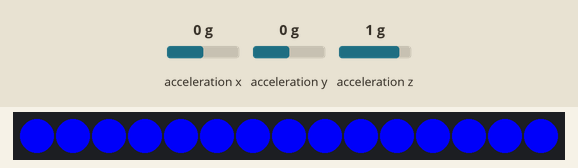
Simulated run of this sketch. Board: ESP32. Parts: 15 RGB LEDs in strip order, left to right. Inputs (shaded band) come from the test bench; at power-on: acceleration z 1 g, acceleration x 0 g, acceleration y 0 g. Dim RGB values are drawn brighter than linear; what the sketch prints to the serial monitor is not drawn.

Above: at 2.2 s.
2.3 s: acceleration z set to 0 g
At 5.1 s:
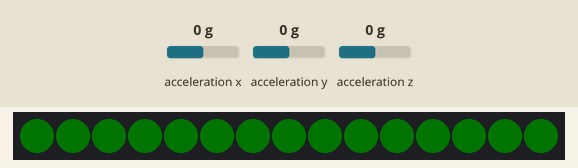
5.3 s: acceleration x set to -1.4 g
At 5.49 s:
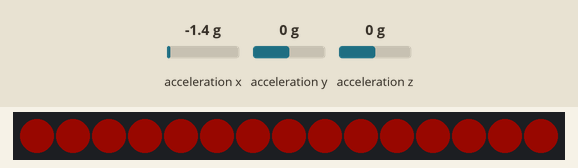
7.7 s: acceleration y set to -1.4 g
At 10.3 s:
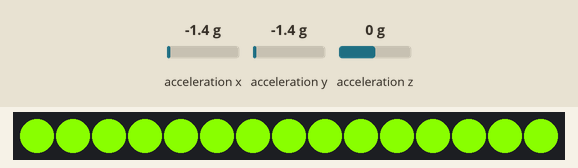
10.4 s: acceleration y set to -0.8 g
At 10.9 s:
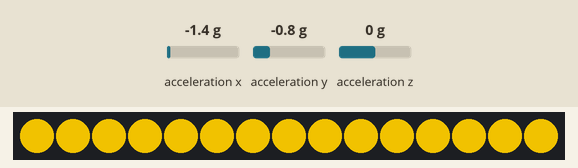

Measured:
- after the input at 5.3 s, the LEDs: change at once (image 2)
- after the input at 7.7 s, the LEDs: first change after 0.05 s (image 3 shows a later state)
- after the input at 10.4 s, the LEDs: first change after 0.05 s (image 4 shows a later state)

The sketch:

zebra.ino
```cpp
// Basic demo for accelerometer readings from Adafruit LIS3DH

#include <Wire.h>
#include <SPI.h>
#include <Adafruit_LIS3DH.h>
#include <Adafruit_Sensor.h>
#include <NeoPixelBus.h>

// Used for Leds
#define PixelCount 15 // this example assumes 4 pixels, making it smaller will cause a failure
#define PixelPin 0    // make sure to set this to the correct pin, ignored for Esp8266

// Used for software SPI
#define LIS3DH_CLK 18 //SCL
#define LIS3DH_MOSI 23 //SDA
#define LIS3DH_MISO 19 //SDO

// Chip Select pins
#define CS_1 25 //CS
#define CS_2 26
#define CS_3 27
#define CS_4 13
#define CS_5 5
#define CS_NUM 5
#define LED_ACCEL 1
#define BUF 10
#define TOLERANCE 100
#define FADE_TIME 100
#define uS_TO_S_FACTOR 1000000  /* Conversion factor for micro seconds to seconds */
#define TIME_TO_SLEEP  5        /* Time ESP32 will go to sleep (in seconds) */
#define MOVEMENT 5
#define ACTIVE_COUNTER 150
#define SLEEP_COUNTER 500

// Globals
Adafruit_LIS3DH lis;
NeoPixelBus<NeoGrbFeature, Neo800KbpsMethod> strip(PixelCount, PixelPin);
float buf_r, buf_g, buf_b;
bool active = false;
long inactive_counter = ACTIVE_COUNTER + 1;


RTC_DATA_ATTR int bootCount = 0;

void print_wakeup_reason(){
  esp_sleep_wakeup_cause_t wakeup_reason;

  wakeup_reason = esp_sleep_get_wakeup_cause();

  switch(wakeup_reason)
  {
    case 1  : Serial.println("Wakeup caused by external signal using RTC_IO"); break;
    case 2  : Serial.println("Wakeup caused by external signal using RTC_CNTL"); break;
    case 3  : Serial.println("Wakeup caused by timer"); break;
    case 4  : Serial.println("Wakeup caused by touchpad"); break;
    case 5  : Serial.println("Wakeup caused by ULP program"); break;
    default : Serial.printf("Wakeup was not caused by deep sleep: %d\n",wakeup_reason); break;
  }
}

void setup(void) {

  Serial.begin(115200);
  delay(1000); //Take some time to open up the Serial Monitor

  ++bootCount;
  Serial.println("Boot number: " + String(bootCount));
  print_wakeup_reason();
  esp_sleep_enable_timer_wakeup(TIME_TO_SLEEP * uS_TO_S_FACTOR);
  Serial.println("Setup ESP32 to sleep for every " + String(TIME_TO_SLEEP) + " Seconds");

  Serial.println("Starting neopixels's");
  strip.Begin();
  strip.Show();

  // Accelerometer setup
  Serial.println("Starting LIS3DH");
  lis = Adafruit_LIS3DH(CS_2);

  if (!lis.begin(0x18)) {   // change this to 0x19 for alternative i2c address
    Serial.println("Couldnt start");
  } else {
    Serial.println("LIS3DH found!");
    lis.setRange(LIS3DH_RANGE_4_G);   // 2, 4, 8 or 16 G!

    Serial.print("Range = "); Serial.print(2 << lis.getRange());
    Serial.println("G");
  }
}

void loop() {

  lis.read();      // get X Y and Z data at once

  Serial.print(" - X:  "); Serial.print(lis.x);
  Serial.print("  \tY:  "); Serial.print(lis.y);
  Serial.print("  \tZ:  "); Serial.println(lis.z);

  Serial.println("About to write leds");
  active = false;
  xyz_all_leds(lis.x, lis.y, lis.z);
  if(!active) {
    inactive_counter++;
  } else {
    inactive_counter = 0;
  }
  Serial.print(inactive_counter);

  if(inactive_counter<ACTIVE_COUNTER) {
    show_averaged_leds();
  } else if(inactive_counter<SLEEP_COUNTER ) {
    wheel_cycle_leds(inactive_counter-ACTIVE_COUNTER,5);
  } else {

  }

  Serial.println("Done writing leds");
  delay(20);
}

void check_inactive(int16_t x, int16_t y, int16_t z) {
  goto_sleep();
}

void goto_sleep() {
  fade_out();
  Serial.println("Going to sleep now");
  Serial.flush();
  esp_deep_sleep_start();
}

void fade_out() {
  float r = buf_r;
  float g = buf_g;
  float b = buf_b;
  float ratio_r = buf_r / FADE_TIME;
  float ratio_g = buf_g / FADE_TIME;
  float ratio_b = buf_b / FADE_TIME;

  for(int i=0; i<FADE_TIME; i++) {
    r = r - ratio_r;
    g = g - ratio_g;
    b = b - ratio_b;

    if(r < 0) r = 0;
    if(g < 0) g = 0;
    if(b < 0) b = 0;

    for(uint16_t i=0; i<PixelCount; i++) {
      strip.SetPixelColor(i, RgbColor(uint8_t(r), uint8_t(g), uint8_t(b)));
    }

    strip.Show();
    delay(20);
  }
}

void xyz_all_leds(int16_t x, int16_t y, int16_t z) {
  //map(value, fromLow, fromHigh, toLow, toHigh)
  uint8_t r = abs(map(x, -9000, 9000, -255, 255));
  uint8_t g = abs(map(y, -9000, 9000, -255, 255));
  uint8_t b = abs(map(z, -9000, 9000, -255, 255));
  Serial.print("R: "); Serial.print(r);
  Serial.print(" G: "); Serial.print(g);
  Serial.print(" B: "); Serial.println(b);
  float ratio=0;

  if (r<g && r<b) {
    r = 0;
  }else if (b<r && b<g) {
    b = 0;
  }else {
    g = 0;
  }

  if (r>g && r>b) {
    ratio=255/r;
    r = 255;
  }else if (b>r && b>g) {
    ratio=255/b;
    b = 255;
  }else {
    if(g==0) g=1;
    ratio=255/g;
    g = 255;
  }

  Serial.print("Ratio: "); Serial.print(ratio);
  Serial.print("R: "); Serial.print(r);
  Serial.print(" G: "); Serial.print(g);
  Serial.print(" B: "); Serial.println(b);

  if(r!=0 && r!=255){
    r=r*ratio;
  }else if(b!=0 && b!=255){
    b=b*ratio;
  }else{
    g=g*ratio;
  }

  Serial.print("Color");
  Serial.print(" - R:  "); Serial.print(r);
  Serial.print("  \tG:  "); Serial.print(g);
  Serial.print("  \tB:  "); Serial.println(b);

  average_leds(r, g, b);
}

void average_leds(uint8_t r, uint8_t g, uint8_t b) {
  Serial.print("BUF Color");
  Serial.print(" - R:  "); Serial.print(buf_r);
  Serial.print("  \tG:  "); Serial.print(buf_g);
  Serial.print("  \tB:  "); Serial.println(buf_b);
  if(abs(r-buf_r)>MOVEMENT || abs(g-buf_g)>MOVEMENT || abs(b-buf_b)>MOVEMENT)
  {
    Serial.println("MOVEMENT!");
    active = true;
  }
  buf_r = ((buf_r * BUF) + r) / (BUF + 1);
  buf_g = ((buf_g * BUF) + g) / (BUF + 1);
  buf_b = ((buf_b * BUF) + b) / (BUF + 1);
}

void show_averaged_leds()
{
  for(uint16_t i=0; i<PixelCount; i++) {
    strip.SetPixelColor(i, RgbColor(round(buf_r), round(buf_g), round(buf_b)));
  }

  strip.Show();
}

void wheel_all_leds(int pos,int rate) {
  pos = pos * rate;
  RgbColor color = Wheel(pos);

  for(uint16_t i=0; i<PixelCount; i++) {
    strip.SetPixelColor(i, color);
  }

  strip.Show();
}

void wheel_cycle_leds(int pos,int rate) {

  for(uint16_t i=0; i<PixelCount; i++) {
    strip.SetPixelColor(i, Wheel((pos+(i*rate)) * rate));
  }

  strip.Show();
}

//fix for more resolution
RgbColor Wheel(int pos) {
  uint8_t r, g, b;

  pos = pos % 1536;

  if(pos < 256) { // blue->teal
    r = 0;
    g = pos;
    b = 255;
  } else if( pos < 512) { // teal->green
    pos = pos - 256;
    r = 0;
    g = 255;
    b = 255 - pos;
  } else if( pos < 768) { // green->yellow
    pos = pos - 512;
    r = pos;
    g = 255;
    b = 0;
  } else if( pos < 1024) { // yellow->red
    pos = pos - 768;
    r = 255;
    g = 255 - pos;
    b = 0;
  } else if( pos < 1280) { //red->purple
    pos = pos - 1024;
    r = 255;
    g = 0;
    b = pos;
  } else if( pos < 1536) { // purple->blue
    pos = pos - 1280;
    r = 255 - pos;
    g = 0;
    b = 255;
  }

  return RgbColor(r, g, b);
}
```
